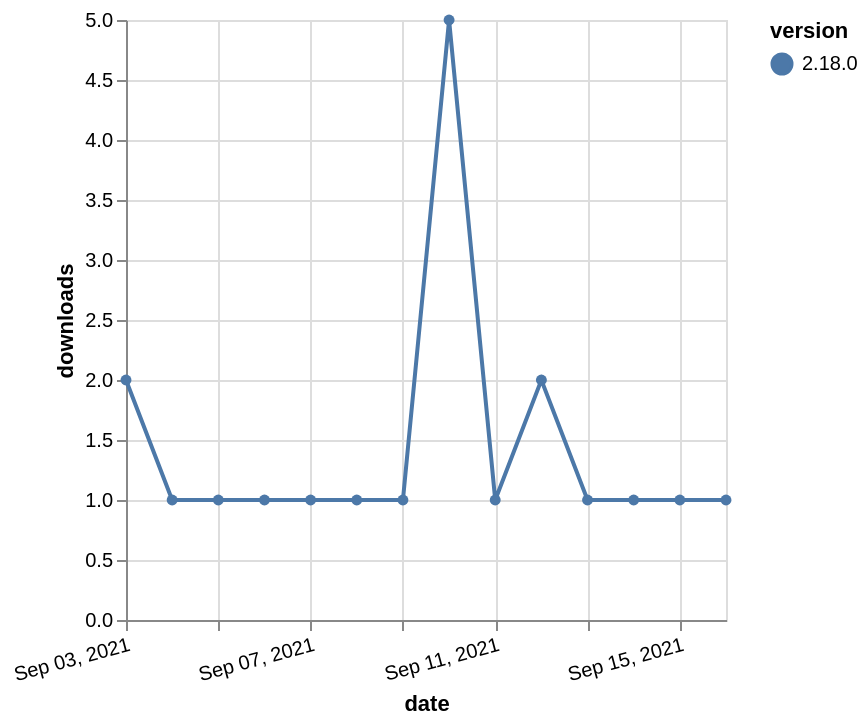

This figure's Vega-Lite source:
### Vega-Lite specification from a JSON file in a GitHub repository (floating-point values rounded to 4 significant figures)
{"$schema": "https://vega.github.io/schema/vega-lite/v5.json", "description": "A simple bar chart with embedded data.", "data": {"values": [{"date": "2021-09-03", "total": 504, "delta": 2, "version": "2.18.0"}, {"date": "2021-09-04", "total": 505, "delta": 1, "version": "2.18.0"}, {"date": "2021-09-05", "total": 506, "delta": 1, "version": "2.18.0"}, {"date": "2021-09-06", "total": 507, "delta": 1, "version": "2.18.0"}, {"date": "2021-09-07", "total": 508, "delta": 1, "version": "2.18.0"}, {"date": "2021-09-08", "total": 509, "delta": 1, "version": "2.18.0"}, {"date": "2021-09-09", "total": 510, "delta": 1, "version": "2.18.0"}, {"date": "2021-09-10", "total": 515, "delta": 5, "version": "2.18.0"}, {"date": "2021-09-11", "total": 516, "delta": 1, "version": "2.18.0"}, {"date": "2021-09-12", "total": 518, "delta": 2, "version": "2.18.0"}, {"date": "2021-09-13", "total": 519, "delta": 1, "version": "2.18.0"}, {"date": "2021-09-14", "total": 520, "delta": 1, "version": "2.18.0"}, {"date": "2021-09-15", "total": 521, "delta": 1, "version": "2.18.0"}, {"date": "2021-09-16", "total": 522, "delta": 1, "version": "2.18.0"}]}, "width": "container", "mark": {"type": "line", "point": {"filled": true}}, "encoding": {"x": {"field": "date", "type": "temporal", "timeUnit": "yearmonthdate", "title": "date", "axis": {"labelAngle": -15}}, "y": {"field": "delta", "type": "quantitative", "title": "downloads"}, "color": {"field": "version", "type": "nominal"}, "tooltip": {"field": "delta"}}}
